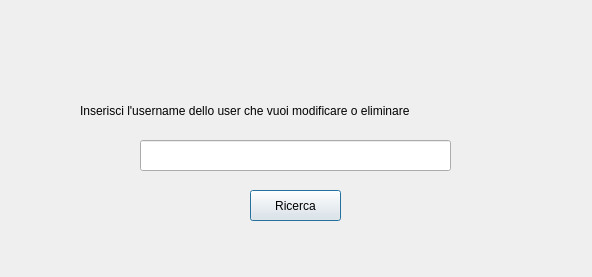
<?xml version="1.0" encoding="UTF-8"?>
<ui version="4.0">
 <class>Dialog</class>
 <widget class="QDialog" name="Dialog">
  <property name="geometry">
   <rect>
    <x>0</x>
    <y>0</y>
    <width>592</width>
    <height>277</height>
   </rect>
  </property>
  <property name="windowTitle">
   <string>Dialog</string>
  </property>
  <widget class="QLabel" name="label">
   <property name="geometry">
    <rect>
     <x>80</x>
     <y>60</y>
     <width>471</width>
     <height>101</height>
    </rect>
   </property>
   <property name="text">
    <string>Inserisci l'username dello user che vuoi modificare o eliminare</string>
   </property>
  </widget>
  <widget class="QLineEdit" name="username_to_find">
   <property name="geometry">
    <rect>
     <x>140</x>
     <y>140</y>
     <width>311</width>
     <height>31</height>
    </rect>
   </property>
  </widget>
  <widget class="QPushButton" name="button_ricerca_user">
   <property name="geometry">
    <rect>
     <x>250</x>
     <y>190</y>
     <width>91</width>
     <height>31</height>
    </rect>
   </property>
   <property name="text">
    <string>Ricerca</string>
   </property>
  </widget>
 </widget>
 <resources/>
 <connections/>
</ui>
